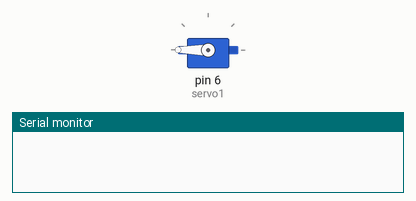
Recording of a sketch running on a simulated Arduino Uno, built with avr-gcc and run on an emulated ATmega328P. Parts: servo, the last lines printed to the serial monitor.

Above: at 0.05 s.
At 1.5 s:
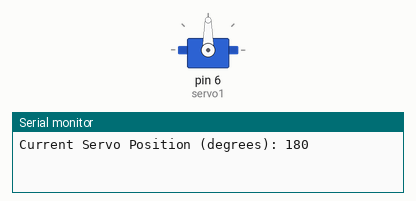
At 3.0 s:
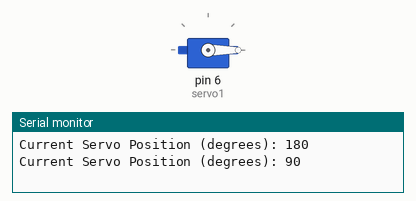
Timing chart, 0 to 6.9 s (numbered marks = the images above):
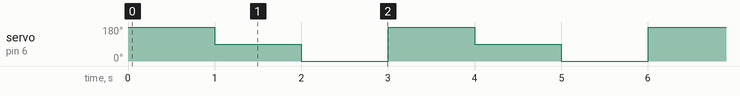

Measured:
- by itself, servo on pin 6 (servo1): repeats every 3.0 s: 0° 1.0 s, 180° 1.0 s, 90° 1.0 s

The sketch:

servoDisplaySimple.ino
```cpp
//Code for a simple servo test program
//Tested with a Tower Pro Micro Servo (SG 90) https://www.towerpro.com.tw/product/sg90-7/ on an Arduino Uno
//Authored by 98cat

//SERVO WIRING:
//Yellow/Gold Cable: D6
//Red Cable: 5V
//Black/Brown Cable: GND

//Include servo library
#include <Servo.h>

//Initialize a servo
Servo servo1;

//Set initial servo position
int servoPos = 0;


void setup() {
  //"attach" the servo to digital port 6
  servo1.attach(6);

  //Open the Serial port at 9600 baud to accept incoming data from the Arduino
  Serial.begin(9600);
}

void loop() {
  //Change the servo position variable to 180 (degrees)
  servoPos = 180;

  //Tell the servo to go to the servoPos position
  servo1.write(servoPos);

  //Wait a second
  delay(1000);

  //Print our position to the Serial Monitor
  Serial.print("Current Servo Position (degrees): ");
  Serial.println(servoPos);

  //Change the servo position variable to 90 (degrees)
  servoPos = 90;

  //Tell the servo to go to the servoPos position
  servo1.write(servoPos);

  //Wait a second
  delay(1000);

  //Print our position to the Serial Monitor
  Serial.print("Current Servo Position (degrees): ");
  Serial.println(servoPos);

  //Change the servo position variable to 0 (degrees)
  servoPos = 0;

  //Tell the servo to go to the servoPos position
  servo1.write(servoPos);

  //Wait a second
  delay(1000);

  //Print our position to the Serial Monitor
  Serial.print("Current Servo Position (degrees): ");
  Serial.println(servoPos);
}
//Do this forever
```
